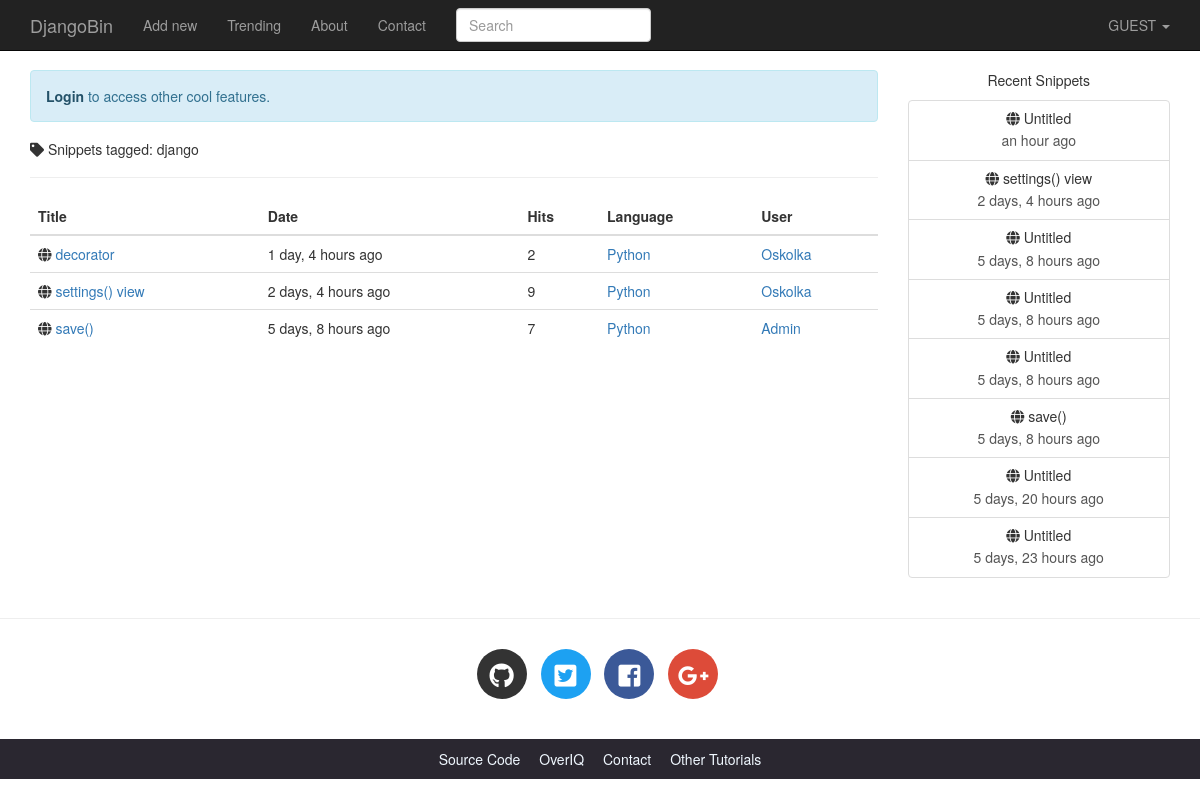
The app's page /tag/django with its own data.
### djangobin/models.py (models this page shows, shortened)
class Tag(models.Model):
    name = models.CharField(max_length=200, unique=True)
    slug = models.CharField(max_length=200, unique=True)
    class Meta:
        ordering = ['name']

class Snippet(models.Model):
    title = models.CharField(max_length=200, blank=True)
    original_code = models.TextField()
    highlighted_code = models.TextField(blank=True, help_text="Read only field. Will contain the \
                                    syntax-highlited version of the original code.")
    expiration = models.CharField(max_length=10, choices=Pref.expiration_choices)
    exposure = models.CharField(max_length=10, choices=Pref.exposure_choices)
    hits = models.IntegerField(default=0, help_text='Read only field. Willd be updated after every visit to snippet.')
    slug = models.SlugField(help_text='Read only field. Will be updated automatically.')
    created_on = models.DateTimeField(auto_now_add=True)
    language = models.ForeignKey(Language, on_delete=models.CASCADE)
    user = models.ForeignKey(User, on_delete=models.CASCADE)
    tags = models.ManyToManyField('Tag', blank=True)
    def get_absolute_url(self):
        return reverse('djangobin:snippet_detail', args=[self.slug])
    class Meta:
        ordering = ['-created_on']

class Language(models.Model):
    name = models.CharField(max_length=100)
    lang_code = models.CharField(max_length=100, unique=True, verbose_name='Language Code')
    slug = models.SlugField(max_length=100, unique=True)
    mime = models.CharField(max_length=100, help_text='MIME to use when sending snipper as file')
    file_extension = models.CharField(max_length=10)
    created_on = models.DateTimeField(auto_now_add=True)
    updated_on = models.DateTimeField(auto_now=True)
    def __str__(self):
        return self.name
    class Meta:
        ordering = ['name']

### djangobin/views.py (the view)
# urls.py: path('tag/<slug:tag>', views.tag_list, name='tag_list'),
def tag_list(request, tag):
    t = get_object_or_404(Tag, name=tag)
    snippet_list = get_list_or_404(t.snippet_set)
    snippets = paginate_result(request, snippet_list, 5)
    return render(request, 'djangobin/tag_list.html', {'snippets': snippets, 'tag': t})

### djangobin/context_processors.py (called while the page is built)
def recent_snippets(request):
    return dict(recent_snippets=Snippet.objects.filter(exposure='public').order_by('-id')[:8])

### djangobin/models.py (called while the page is built)
    def get_absolute_url(self):
        return reverse('djangobin:profile', args=[self.user.username])

### djangobin/utils.py (called while the page is built)
def paginate_result(request, object_list, item_per_page):
    paginator = Paginator(object_list, item_per_page)
    page = request.GET.get('page')
    try:
        results = paginator.page(page)
    except PageNotAnInteger:
        results = paginator.page(1)
    except EmptyPage:
        results = paginator.page(paginator.num_pages)
    return results

### djangobin/templates/djangobin/tag_list.html (shortened to what this page needs)
{% extends 'djangobin/base.html' %}
{% load static %}
{% load humanize %}
{% block main %}
    <h5><i class="fas fa-tag"></i> Snippets tagged: {{ tag.name }}</h5>
    <hr>
    <table class="table">
        <thead>
        <tr>
            <th>Title</th>
            <th>Date</th>
            <th>Hits</th>
            <th>Language</th>
            <th>User</th>
        </tr>
        </thead>
        <tbody>
        {% for snippet in snippets %}
            <tr>
                <td><i class="fas fa-globe"></i>
                    <a href="{{ snippet.get_absolute_url }}">{{ snippet.title|default:"Untitled" }}</a>
                </td>
                <td>{{ snippet.created_on|naturaltime }}</td>
                <td>{{ snippet.hits }}</td>
                <td><a href="{% url 'djangobin:trending_snippets' snippet.language.slug  %}">{{ snippet.language }}</a></td>
                {% if not snippet.user.profile.private %}
                    <td><a href="{{ snippet.user.profile.get_absolute_url }}">{{ snippet.user.username|title }}</a></td>
                {% else %}
                    <td>-</td>
                {% endif %}
            </tr>
        {% endfor %}
        </tbody>
    </table>
{% endblock %}

### djangobin/templates/djangobin/base.html (shortened to what this page needs)
<!DOCTYPE html>
<html lang="en">
<head>
    {% load static %}
    {% load humanize %}
    <link rel="stylesheet" href="{% static 'djangobin/css/bootstrap.min.css' %}" >
    <link rel="stylesheet" href="{% static 'djangobin/css/bootstrap-select.min.css' %}" >
    <link href="https://use.fontawesome.com/releases/v5.0.7/css/all.css" rel="stylesheet">
    <link rel="stylesheet" href="{% static 'djangobin/css/main.css' %}">
    <link rel="stylesheet" href="{% static 'djangobin/css/default.css' %}">
</head>
<body>
<nav class="navbar navbar-default navbar-inverse navbar-fixed-top">
    <div class="container">
        <div class="navbar-header">
            <a class="navbar-brand" href="{% url 'djangobin:index' %}">DjangoBin</a>
        </div>
        <div class="collapse navbar-collapse" id="bs-example-navbar-collapse-1">
            <ul class="nav navbar-nav">
                <li {% if request.path == '/' %}class='active'{% endif %} >
                    <a href="{% url 'djangobin:index' %}">Add new</a>
                </li>
                <li {% if request.path == '/trending/' %}class='active'{% endif %}>
                     <a href="{% url 'djangobin:trending_snippets' %}">Trending<span class="sr-only">(current)</span></a>
                </li>
                <li {% if request.path == '/about/' %}class='active'{% endif %}>
                    <a href="">About</a>
                </li>
                <li {% if request.path == '/contact/' %}class='active'{% endif %}>
                    <a href="{% url 'djangobin:contact' %}">Contact</a>
                </li>
            </ul>
            <form action="" class="navbar-form navbar-left" method="get">
                <div class="form-group">
                    <input type="text" name="query" class="form-control" placeholder="Search" value="">
                </div>
            </form>
            <ul class="nav navbar-nav navbar-right">
                <li class="dropdown">
                    <a href="#" class="dropdown-toggle" data-toggle="dropdown" role="button"
                       aria-haspopup="true" aria-expanded="false">
                        {% if request.user.is_authenticated %}
                            {{ request.user.username|upper }}
                        {% else %}
                            GUEST
                        {% endif %}
                        <span class="caret"></span>
                    </a>
                </li>
            </ul>
        </div>
    </div>
</nav>
<div class="container">
    <div class="row">
        <div class="col-lg-9 col-md-9">
            {% if not request.user.is_authenticated and not request.path == '/login/'  %}
                <p class="alert alert-info">
                  <a href="{% url 'djangobin:login' %}?next={{ request.path }}" class="alert-link">Login</a> to access other cool features.
                </p>
            {% endif %}
            {% block main %}{% endblock %}
        </div>
        <div class="col-lg-3 col-md-3 text-center hidden-sm hidden-xs">
            <p>Recent Snippets</p>
            <div class="list-group">
              {% for recent_snippet in recent_snippets %}
                  <a href="{{ recent_snippet.get_absolute_url }}" class="list-group-item">
                      <h5 class="list-group-item-heading"><span class="fa fa-globe
"></span> {{ recent_snippet.title }}</h5>
                      <p class="list-group-item-text">{{ recent_snippet.created_on|naturaltime }}</p>
                  </a>
              {% endfor %}
            </div>
        </div>
    </div>
</div>
<hr>
<footer>
    <div class="social-icons">
        <div class="container text-center">
            <ul class="list-inline">
                <li class="list-inline-item social-github">
                    <a href="https://github.com/">
                        <i class="fab fa-github"></i>
                    </a>
                </li>
                <li class="list-inline-item social-twitter">
                    <a href="https://twitter.com/">
                        <i class="fab fa-twitter-square"></i>
                    </a>
                </li>
                <li class="list-inline-item social-facebook">
                    <a href="https://www.facebook.com/">
                        <i class="fab fa-facebook-square"></i>
                    </a>
                </li>
                <li class="list-inline-item social-google-plus">
                    <a href="https://plus.google.com/">
                        <i class="fab fa-google-plus-g"></i>
                    </a>
                </li>
            </ul>
        </div>
    </div>
    <div class="main-footer">
        <div class="container text-center">
            <ul>
                <li><a href="#">Source Code</a></li>
                <li><a href="#">OverIQ</a></li>
                <li><a href="#">Contact</a></li>
                <li><a href="#">Other Tutorials</a></li>
            </ul>
        </div>
    </div>
</footer>
</body>
</html>

### djangobin/static/djangobin/css/main.css (style rules this page uses)
body { padding-top: 70px; }
.social-icons { margin: 30px 0; }
footer .social-icons ul.list-inline li a { display: block; width: 50px; height: 50px; color: #fff; border-radius: 100%; font-size: 25px; line-height: 50px; }
footer .social-icons ul.list-inline li.social-github a { background-color: #333; transition: all .2s ease-in-out; }
footer .social-icons ul.list-inline li.social-twitter a { background-color: #1da1f2; transition: all .2s ease-in-out; }
footer .social-icons ul.list-inline li.social-facebook a { background-color: #3b5998; transition: all .2s ease-in-out; }
footer .social-icons ul.list-inline li.social-google-plus a { background-color: #dd4b39; transition: all .2s ease-in-out; }
.main-footer { background-color: #2a2730; }
.main-footer ul { margin-top: 10px; padding-left: 0; }
.main-footer li { display: inline; }
.main-footer li a { color: aliceblue; }
.main-footer li+ li { margin-left: 15px; }

### records on screen
Tag: name "django"
Snippet: title "decorator", created_on "1 day, 4 hours ago", hits "2", language "Python", user.username "Oskolka"
Snippet: title "settings() view", created_on "2 days, 4 hours ago", hits "9", language "Python", user.username "Oskolka"
Snippet: title "save()", created_on "5 days, 8 hours ago", hits "7", language "Python", user.username "Admin"
Snippet: title "Untitled", created_on "an hour ago"
Snippet: title "Untitled", created_on "5 days, 8 hours ago"
Snippet: title "Untitled", created_on "5 days, 8 hours ago"
Snippet: title "Untitled", created_on "5 days, 8 hours ago"
Snippet: title "Untitled", created_on "5 days, 20 hours ago"
Snippet: title "Untitled", created_on "5 days, 23 hours ago"
